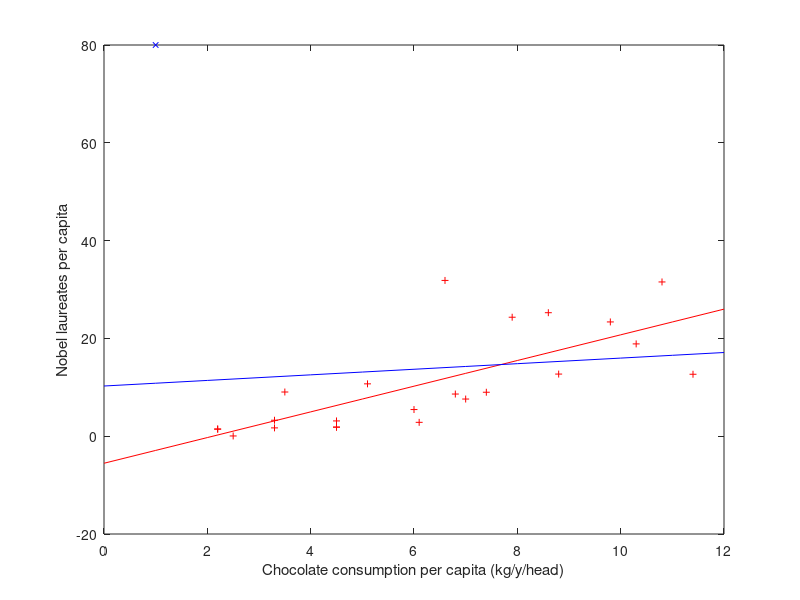

This figure's MATLAB source:
clear
clc
clf
% Relation of Nobel Laureates per capita and chocolate consumption

% Data loading
table = load("Nobel_vs_choco_CAPS05_assignment.txt"); % Load data from .txt file
nobel = table(:,1); % column 1 is populated with data of nobel laureates
choco = table(:,2); % column 2 is populated with data of chocolate consumption

% Scatterplot
plot(choco, nobel,'+','markersize',5,"color","r") % plot a scatterplot of the relation
xlabel("Chocolate consumption per capita (kg/y/head)") % Label the axes
ylabel("Nobel laureates per capita")

% Line fitting
function fittedLine = lineFitter(table,choco,nobel)
  X = ones(length(table),2); % Initialize the X array
  X(:,1) = choco; % fill the first column of X with our x-axis values
  y = nobel; % fill the y array with our y-axis values
  fittedLine = pinv(X)*y; % Define fittedLine as the pseudoinverse of X, times y.
end

% Plot the fitted line
p = lineFitter(table,choco,nobel)
hold on
xx = 0:1:12;
plot(xx,p(1)*xx+p(2),'b',"color","r")

% Add new data point to the existing set
table = [table; 80, 1]; % Add new data point for CAPS Kingdom to the dataset
nobel = table(:,1);
choco = table(:,2);
% Update the scatterplot with new data
% Mark the new dataset with a blue cross so it's more visible
plot(choco(end),nobel(end),'x','markersize',4,"color","b")

% Fit the new line
p = lineFitter(table,choco,nobel)
xx = 0:1:12;
plot(xx,p(1)*xx+p(2),'b',"color","b")

